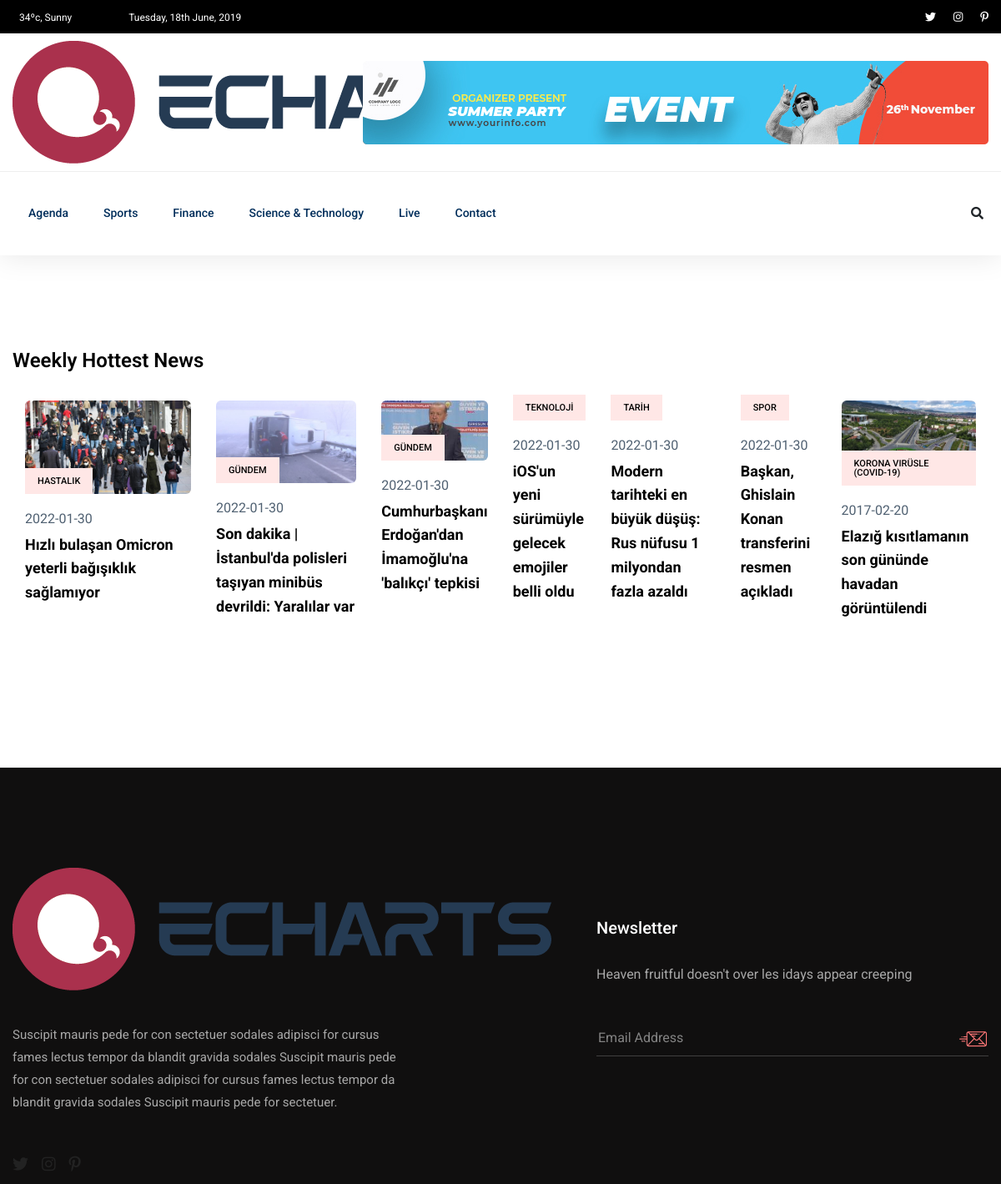
The page /science.php on the database its author committed.
### tables this page shows
CREATE TABLE `slider_post` (
  `post_id` int(11) NOT NULL,
  `resim` text NOT NULL,
  `tarih` date DEFAULT NULL,
  `baslik` varchar(100) NOT NULL,
  `icerik` text NOT NULL,
  `siteurl` text NOT NULL,
  `haberkonu` text NOT NULL
);

### science.php (the view, shortened to what this page needs)
<!doctype html>
<html class="no-js" lang="zxx">
<head>
    <link rel="stylesheet" href="assets/css/bootstrap.min.css">
    <link rel="stylesheet" href="assets/css/owl.carousel.min.css">
    <link rel="stylesheet" href="assets/css/ticker-style.css">
    <link rel="stylesheet" href="assets/css/flaticon.css">
    <link rel="stylesheet" href="assets/css/slicknav.css">
    <link rel="stylesheet" href="assets/css/animate.min.css">
    <link rel="stylesheet" href="assets/css/magnific-popup.css">
    <link rel="stylesheet" href="assets/css/fontawesome-all.min.css">
    <link rel="stylesheet" href="assets/css/themify-icons.css">
    <link rel="stylesheet" href="assets/css/slick.css">
    <link rel="stylesheet" href="assets/css/nice-select.css">
    <link rel="stylesheet" href="assets/css/style.css">
</head>
<body>
    <?php
     include 'menu-footer/menu.php';
    ?>
    <main>
        <div class="weekly2-news-area  weekly2-pading">
            <div class="container">
                <div class="weekly2-wrapper">
                    <div class="row">
                        <div class="col-lg-12">
                            <div class="section-tittle mb-30">
                                <h3>Weekly Hottest News</h3>
                            </div>
                        </div>
                    </div>
                    <div class="row">
                        <div class="col-12">
                            <div class="weekly2-news-active dot-style d-flex dot-style">
                                <?php
                        $bilgilerimsor=$db->prepare("SELECT*from slider_post");
                            $bilgilerimsor->execute();
                    $say=0;
                    while ($bilgilerimscek=$bilgilerimsor->fetch(PDO::FETCH_ASSOC)) {$say++?>
                                <div class="weekly2-single">
                                    <div class="weekly2-img">
                                        <img src="<?php echo $bilgilerimscek['resim'] ?>" class="img-fluid" alt="">
                                    </div>
                                    <div class="weekly2-caption">
                                        <span class="color1"><?php echo $bilgilerimscek['haberkonu'] ?></span>
                                        <p><?php echo $bilgilerimscek['tarih'] ?></p>
                                        <h4><a href="<?php echo $bilgilerimscek['siteurl'] ?>"
                                                target="_blank"><?php echo $bilgilerimscek['baslik'] ?></a></h4>
                                    </div>
                                </div>
                                <?php } ?>
                            </div>
                        </div>
                    </div>
                </div>
            </div>
        </div>
        <section class="whats-news-area pt-50 pb-20">
        </section>
    </main>
    <?php
        include 'menu-footer/footer.php';
    ?>
</body>
</html>

### menu-footer/menu.php (shortened to what this page needs)
<!doctype html>
<html class="no-js" lang="zxx">
<head>
    <link rel="stylesheet" href="assets/css/bootstrap.min.css">
    <link rel="stylesheet" href="assets/css/owl.carousel.min.css">
    <link rel="stylesheet" href="assets/css/ticker-style.css">
    <link rel="stylesheet" href="assets/css/flaticon.css">
    <link rel="stylesheet" href="assets/css/slicknav.css">
    <link rel="stylesheet" href="assets/css/animate.min.css">
    <link rel="stylesheet" href="assets/css/magnific-popup.css">
    <link rel="stylesheet" href="assets/css/fontawesome-all.min.css">
    <link rel="stylesheet" href="assets/css/themify-icons.css">
    <link rel="stylesheet" href="assets/css/slick.css">
    <link rel="stylesheet" href="assets/css/nice-select.css">
    <link rel="stylesheet" href="assets/css/style.css">
</head>
<body>
    <header>
        <div class="header-area">
            <div class="main-header ">
                <div class="header-top black-bg d-none d-md-block">
                    <div class="container">
                        <div class="col-xl-12">
                            <div class="row d-flex justify-content-between align-items-center">
                                <div class="header-info-left">
                                    <ul>
                                        <li><img src="assets/img/icon/header_icon1.png" alt="">34ºc, Sunny </li>
                                        <li><img src="assets/img/icon/header_icon1.png" alt="">Tuesday, 18th June, 2019
                                        </li>
                                    </ul>
                                </div>
                                <div class="header-info-right">
                                    <ul class="header-social">
                                        <li><a href="#"><i class="fab fa-twitter"></i></a></li>
                                        <li><a href="#"><i class="fab fa-instagram"></i></a></li>
                                        <li> <a href="#"><i class="fab fa-pinterest-p"></i></a></li>
                                    </ul>
                                </div>
                            </div>
                        </div>
                    </div>
                </div>
                <div class="header-mid d-none d-md-block">
                    <div class="container">
                        <div class="row d-flex align-items-center">
                            <div class="col-xl-3 col-lg-3 col-md-3">
                                <div class="logo">
                                    <a href="gundem"><img src="assets/img/logo/logo.png" alt=""></a>
                                </div>
                            </div>
                            <div class="col-xl-9 col-lg-9 col-md-9">
                                <div class="header-banner f-right ">
                                    <img src="assets/img/hero/header_card.jpg" alt="">
                                </div>
                            </div>
                        </div>
                    </div>
                </div>
                <div class="header-bottom header-sticky">
                    <div class="container">
                        <div class="row align-items-center">
                            <div class="col-xl-10 col-lg-10 col-md-12 header-flex">
                                <div class="main-menu d-none d-md-block">
                                    <nav>
                                        <ul id="navigation">
                                            <li><a href="gundem" >Agenda</a></li>
                                            <li><a href="sports">Sports</a></li>
                                            <li><a href="finance">Finance</a></li>
                                            <li><a href="science">Science & Technology</a></li>
                                            <li><a href="live">Live</a></li>
                                            <li><a href="contact">Contact</a></li>
                                        </ul>
                                    </nav>
                                </div>
                            </div>
                            <div class="col-xl-2 col-lg-2 col-md-4">
                                <div class="header-right-btn f-right d-none d-lg-block">
                                    <i class="fas fa-search special-tag"></i>
                                </div>
                            </div>
                            <div class="col-12">
                            </div>
                        </div>
                    </div>
                </div>
            </div>
        </div>
    </header>
</body>
</html>

### menu-footer/footer.php (shortened to what this page needs)
<!doctype html>
<html class="no-js" lang="zxx">
<head>
    <link rel="stylesheet" href="assets/css/bootstrap.min.css">
    <link rel="stylesheet" href="assets/css/owl.carousel.min.css">
    <link rel="stylesheet" href="assets/css/ticker-style.css">
    <link rel="stylesheet" href="assets/css/flaticon.css">
    <link rel="stylesheet" href="assets/css/slicknav.css">
    <link rel="stylesheet" href="assets/css/animate.min.css">
    <link rel="stylesheet" href="assets/css/magnific-popup.css">
    <link rel="stylesheet" href="assets/css/fontawesome-all.min.css">
    <link rel="stylesheet" href="assets/css/themify-icons.css">
    <link rel="stylesheet" href="assets/css/slick.css">
    <link rel="stylesheet" href="assets/css/nice-select.css">
    <link rel="stylesheet" href="assets/css/style.css">
</head>
<body>
    <footer>
        <div class="footer-area footer-padding fix">
            <div class="container">
                <div class="row d-flex justify-content-between">
                    <div class="col-xl-5 ">
                        <div class="single-footer-caption">
                            <div class="single-footer-caption">
                                <div class="footer-logo">
                                    <a href="gundem"><img src="assets/img/logo/logo.png" alt=""></a>
                                </div>
                                <div class="footer-tittle">
                                    <div class="footer-pera">
                                        <p>Suscipit mauris pede for con sectetuer sodales adipisci for cursus fames
                                            lectus tempor da blandit gravida sodales Suscipit mauris pede for con
                                            sectetuer sodales adipisci for cursus fames lectus tempor da blandit gravida
                                            sodales Suscipit mauris pede for sectetuer.</p>
                                    </div>
                                </div>
                                <div class="footer-social">
                                    <a href="#"><i class="fab fa-twitter"></i></a>
                                    <a href="#"><i class="fab fa-instagram"></i></a>
                                    <a href="#"><i class="fab fa-pinterest-p"></i></a>
                                </div>
                            </div>
                        </div>
                    </div>
                    <div class="col-xl-5 ">
                        <div class="single-footer-caption mt-60">
                            <div class="footer-tittle">
                                <h4>Newsletter</h4>
                                <p>Heaven fruitful doesn't over les idays appear creeping</p>
                                <div class="footer-form">
                                    <div id="mc_embed_signup">
                                        <form target="_blank"
                                            action="https://spondonit.us12.list-manage.com/subscribe/post?u=1462626880ade1ac87bd9c93a&amp;id=92a4423d01"
                                            method="get" class="subscribe_form relative mail_part">
                                            <input type="email" name="email" id="newsletter-form-email"
                                                placeholder="Email Address" class="placeholder hide-on-focus"
                                                onfocus="this.placeholder = ''"
                                                onblur="this.placeholder = ' Email Address '">
                                            <div class="form-icon">
                                                <button type="submit" name="submit" id="newsletter-submit"
                                                    class="email_icon newsletter-submit button-contactForm"><img
                                                        src="assets/img/logo/form-iocn.png" alt=""></button>
                                            </div>
                                        </form>
                                    </div>
                                </div>
                            </div>
                        </div>
                    </div>
                </div>
            </div>
        </div>
    </footer>
</body>
</html>

### rows shown on the page
slider_post: resim (picture), haberkonu "HASTALIK", tarih "2022-01-30", baslik "Hızlı bulaşan Omicron yeterli bağışıklık sağlamıyor"
slider_post: resim (picture), haberkonu "GÜNDEM", tarih "2022-01-30", baslik "Son dakika | İstanbul'da polisleri taşıyan minibüs devrildi: Yaralılar var"
slider_post: resim (picture), haberkonu "GÜNDEM", tarih "2022-01-30", baslik "Cumhurbaşkanı Erdoğan'dan İmamoğlu'na 'balıkçı' tepkisi"
slider_post: haberkonu "TEKNOLOJİ", tarih "2022-01-30", baslik "iOS'un yeni sürümüyle gelecek emojiler belli oldu"
slider_post: haberkonu "TARİH", tarih "2022-01-30", baslik "Modern tarihteki en büyük düşüş: Rus nüfusu 1 milyondan fazla azaldı"
slider_post: haberkonu "SPOR", tarih "2022-01-30", baslik "Başkan, Ghislain Konan transferini resmen açıkladı"
slider_post: resim (picture), haberkonu "KORONA VIRÜSLE (COVID-19)", tarih "2017-02-20", baslik "Elazığ kısıtlamanın son gününde havadan görüntülendi"
